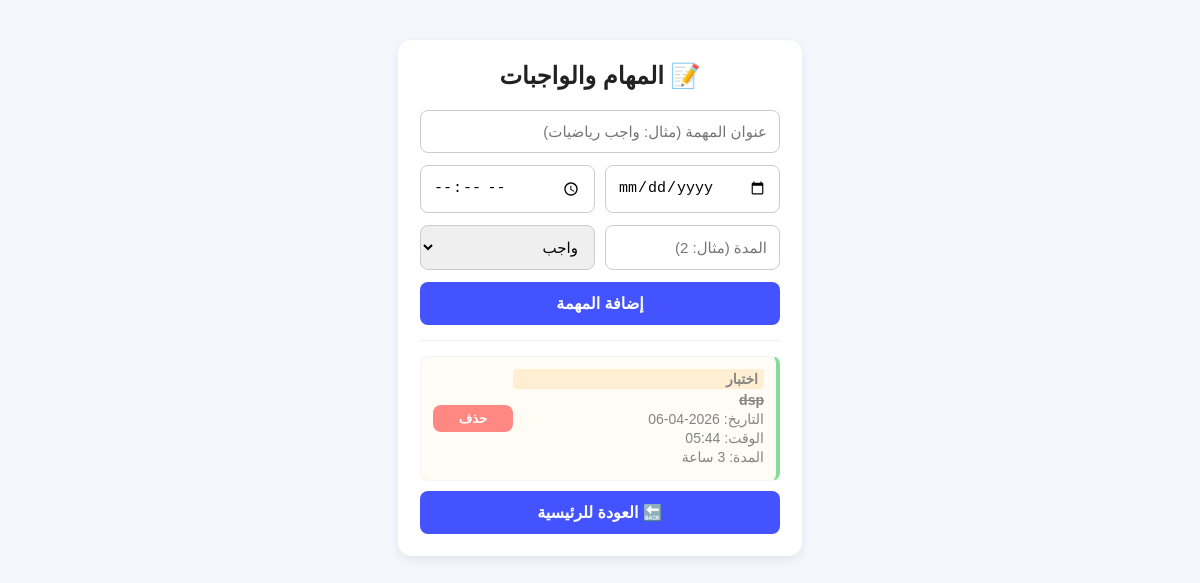
Page /tasks (signed in) on the committed database.
### tables this page shows
CREATE TABLE tasks (
            id INTEGER PRIMARY KEY AUTOINCREMENT,
            user_id INTEGER NOT NULL,
            title TEXT NOT NULL,
            task_date TEXT NOT NULL,
            task_type TEXT NOT NULL, task_time TEXT DEFAULT '', duration TEXT DEFAULT '', status TEXT DEFAULT 'قيد التنفيذ',
            FOREIGN KEY (user_id) REFERENCES users (id)
        );

### routes/tasks.py (the view, shortened to what this page needs)
@tasks_bp.route("/tasks", methods=["GET", "POST"])
def tasks_page():
    if "user_id" not in session: return redirect(url_for("auth.login"))
    user_id = session["user_id"]
    conn = get_db_connection()
    task_items = conn.execute("SELECT id, title, task_date, task_time, duration, task_type, status FROM tasks WHERE user_id = ?", (user_id,)).fetchall()
    conn.close()
    return render_template("tasks.html", task_items=task_items)

### db.py (called while the page is built)
def get_db_connection():
    return sqlite3.connect("users.db")

### templates/tasks.html (shortened to what this page needs)
<!DOCTYPE html>
<html lang="ar" dir="rtl">
<head>
    <link rel="stylesheet" href="{{ url_for('static', filename='style.css') }}">
</head>
<body>
<div class="container">
    <h2>📝 المهام والواجبات</h2>
    <form class="add-form" action="/tasks" method="POST">
        <input type="text" name="title" placeholder="عنوان المهمة (مثال: واجب رياضيات)" required>
        <div class="row">
            <input type="date" name="task_date" required>
            <input type="time" name="task_time">
        </div>
        <div class="row">
            <input type="text" name="duration" placeholder="المدة (مثال: 2)">
            <select name="task_type" required>
                <option value="واجب">واجب</option>
            </select>
        </div>
        <button type="submit" class="btn-add">إضافة المهمة</button>
    </form>
    <hr>
    <div id="taskList">
        {% if task_items %}
            {% for item in task_items %}
            <div class="item-box task" {% if item[6] == 'منجزة' %}style="opacity: 0.6; border-right-color: #34c759;"{% endif %}>
                <div class="details">
                    <span class="badge">{{ item[5] }}</span>
                    <span {% if item[6] == 'منجزة' %}style="text-decoration: line-through;"{% endif %}><strong>{{ item[1] }}</strong></span>
                    <span>التاريخ: {{ item[2] }}</span>
                    {% if item[3] %}<span>الوقت: {{ item[3] }}</span>{% endif %}
                    {% if item[4] %}<span>المدة: {{ item[4] }} ساعة</span>{% endif %}
                </div>
                <div class="actions">
                    <form action="/delete_task/{{ item[0] }}" method="POST" style="margin:0;">
                        <button type="submit" class="btn-delete">حذف</button>
                    </form>
                </div>
            </div>
            {% endfor %}
        {% else %}
            <p class="empty-msg">لا توجد مهام حالياً، عمل ممتاز! 🎉</p>
        {% endif %}
    </div>
    <a class="btn-back" href="/">🔙 العودة للرئيسية</a>
</div>
</body>
</html>

### static/style.css (style rules this page uses)
body { font-family: Arial, sans-serif; background: #f5f7ff; margin: 0; display: flex; justify-content: center; padding-top: 40px; direction: rtl; }
.container { width: 360px; background: #ffffff; padding: 22px; border-radius: 14px; box-shadow: 0 4px 12px rgba(0,0,0,0.08); text-align: center; }
h1, h2 { margin-top: 0; color: #222; margin-bottom: 20px; }
hr { border: 0; border-top: 1px solid #eee; margin: 15px 0; }
form { display: flex; flex-direction: column; gap: 12px; }
input, select { width: 100%; padding: 12px; border: 1px solid #ccc; border-radius: 8px; font-size: 15px; box-sizing: border-box; outline: none; transition: 0.2s; }
.row { display: flex; gap: 10px; }
.row input, .row select { flex: 1; }
button, .btn, .btn-back { display: block; padding: 12px; background: #4353ff; color: #fff; border: none; border-radius: 8px; font-size: 16px; font-weight: bold; cursor: pointer; transition: 0.2s; text-decoration: none; text-align: center; }
.btn-delete { background: #ff3b30; padding: 6px 12px; font-size: 13px; width: 100%; }
.item-box { background: #fffaf0; padding: 12px; border-radius: 8px; margin-bottom: 10px; display: flex; justify-content: space-between; align-items: center; border: 1px solid #eee; border-right: 4px solid #4353ff; }
.item-box.task { border-right-color: #ff9500; }
.details { text-align: right; flex: 1; }
.details span { display: block; font-size: 14px; color: #333; margin-bottom: 3px; }
.badge { display: inline-block; background: #ffe4b5; color: #b8860b; padding: 2px 6px; border-radius: 4px; font-size: 12px; margin-bottom: 5px; font-weight: bold; }
.actions { display: flex; flex-direction: column; gap: 5px; width: 80px; }

### rows in the picture
tasks: task_type "اختبار", title "dsp", task_date "2026-04-06", task_time "05:44"
